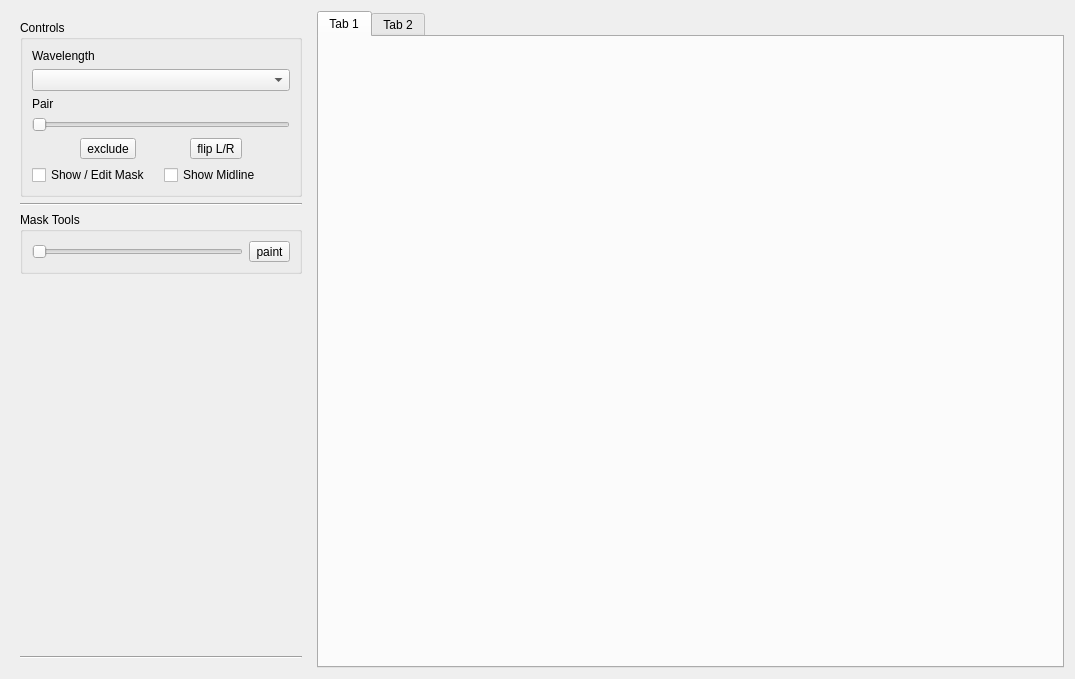
<?xml version="1.0" encoding="UTF-8"?>
<ui version="4.0">
 <class>XArrayDisplayWidget</class>
 <widget class="QWidget" name="XArrayDisplayWidget">
  <property name="geometry">
   <rect>
    <x>0</x>
    <y>0</y>
    <width>1075</width>
    <height>679</height>
   </rect>
  </property>
  <property name="windowTitle">
   <string>Form</string>
  </property>
  <layout class="QGridLayout" name="gridLayout_2">
   <item row="0" column="0">
    <widget class="QWidget" name="widget" native="true">
     <property name="minimumSize">
      <size>
       <width>300</width>
       <height>0</height>
      </size>
     </property>
     <property name="maximumSize">
      <size>
       <width>200</width>
       <height>16777215</height>
      </size>
     </property>
     <layout class="QVBoxLayout" name="verticalLayout_2">
      <item>
       <widget class="QGroupBox" name="groupBox_2">
        <property name="title">
         <string>Controls</string>
        </property>
        <layout class="QVBoxLayout" name="verticalLayout_3">
         <item>
          <widget class="QLabel" name="label">
           <property name="maximumSize">
            <size>
             <width>16777215</width>
             <height>16777215</height>
            </size>
           </property>
           <property name="text">
            <string>Wavelength</string>
           </property>
          </widget>
         </item>
         <item>
          <widget class="QComboBox" name="wvlBox">
           <property name="maximumSize">
            <size>
             <width>16777215</width>
             <height>16777215</height>
            </size>
           </property>
          </widget>
         </item>
         <item>
          <widget class="QLabel" name="label_2">
           <property name="maximumSize">
            <size>
             <width>16777215</width>
             <height>16777215</height>
            </size>
           </property>
           <property name="text">
            <string>Pair</string>
           </property>
          </widget>
         </item>
         <item>
          <widget class="QSlider" name="pairSlider">
           <property name="maximumSize">
            <size>
             <width>16777215</width>
             <height>16777215</height>
            </size>
           </property>
           <property name="orientation">
            <enum>Qt::Horizontal</enum>
           </property>
          </widget>
         </item>
         <item>
          <layout class="QHBoxLayout" name="horizontalLayout_2">
           <item>
            <widget class="QToolButton" name="excludeButton">
             <property name="text">
              <string>exclude</string>
             </property>
            </widget>
           </item>
           <item>
            <widget class="QToolButton" name="flipButton">
             <property name="text">
              <string>flip L/R</string>
             </property>
            </widget>
           </item>
          </layout>
         </item>
         <item>
          <layout class="QHBoxLayout" name="horizontalLayout">
           <item>
            <widget class="QCheckBox" name="maskCheckBox">
             <property name="text">
              <string>Show / Edit Mask</string>
             </property>
            </widget>
           </item>
           <item>
            <widget class="QCheckBox" name="midlineCheckBox">
             <property name="text">
              <string>Show Midline</string>
             </property>
            </widget>
           </item>
          </layout>
         </item>
        </layout>
       </widget>
      </item>
      <item>
       <widget class="Line" name="line_2">
        <property name="orientation">
         <enum>Qt::Horizontal</enum>
        </property>
       </widget>
      </item>
      <item>
       <widget class="QGroupBox" name="groupBox">
        <property name="title">
         <string>Mask Tools</string>
        </property>
        <layout class="QGridLayout" name="gridLayout">
         <item row="0" column="2">
          <widget class="QToolButton" name="paintButton">
           <property name="text">
            <string>paint</string>
           </property>
          </widget>
         </item>
         <item row="0" column="0">
          <widget class="QSlider" name="brushSizeSlider">
           <property name="orientation">
            <enum>Qt::Horizontal</enum>
           </property>
          </widget>
         </item>
        </layout>
       </widget>
      </item>
      <item>
       <spacer name="verticalSpacer_2">
        <property name="orientation">
         <enum>Qt::Vertical</enum>
        </property>
        <property name="sizeHint" stdset="0">
         <size>
          <width>20</width>
          <height>40</height>
         </size>
        </property>
       </spacer>
      </item>
      <item>
       <widget class="Line" name="line">
        <property name="orientation">
         <enum>Qt::Horizontal</enum>
        </property>
       </widget>
      </item>
     </layout>
    </widget>
   </item>
   <item row="0" column="1">
    <layout class="QVBoxLayout" name="verticalLayout" stretch="0">
     <property name="spacing">
      <number>1</number>
     </property>
     <item>
      <widget class="QTabWidget" name="tabWidget">
       <widget class="QWidget" name="tab">
        <attribute name="title">
         <string>Tab 1</string>
        </attribute>
       </widget>
       <widget class="QWidget" name="tab_2">
        <attribute name="title">
         <string>Tab 2</string>
        </attribute>
       </widget>
      </widget>
     </item>
    </layout>
   </item>
  </layout>
 </widget>
 <resources/>
 <connections/>
</ui>
